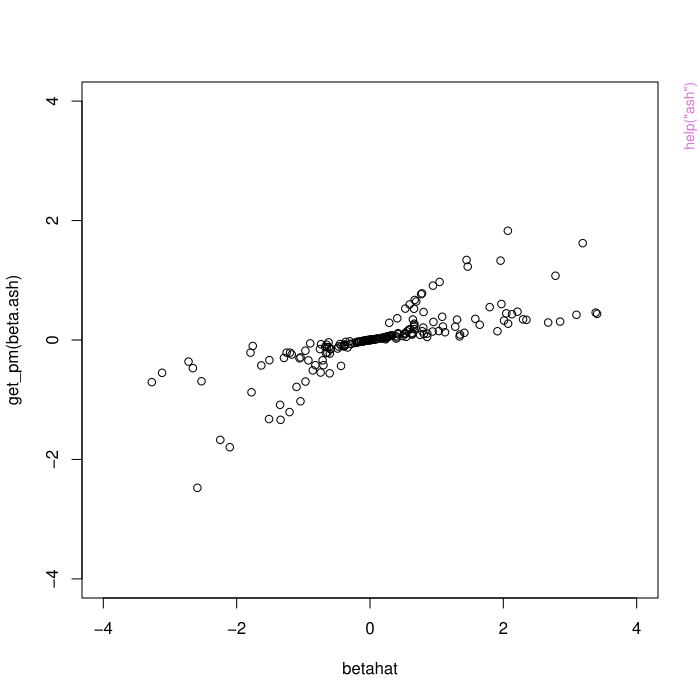

Recreate this plot in R.
pkgname <- "ashr"
source(file.path(R.home("share"), "R", "examples-header.R"))
options(warn = 1)
library('ashr')

base::assign(".oldSearch", base::search(), pos = 'CheckExEnv')
base::assign(".old_wd", base::getwd(), pos = 'CheckExEnv')
cleanEx()
nameEx("ash")
### * ash

flush(stderr()); flush(stdout())

### Name: ash
### Title: Adaptive Shrinkage
### Aliases: ash ash.workhorse

### ** Examples


beta = c(rep(0,100),rnorm(100))
sebetahat = abs(rnorm(200,0,1))
betahat = rnorm(200,beta,sebetahat)
beta.ash = ash(betahat, sebetahat)
names(beta.ash)
head(beta.ash$result) # the main dataframe of results
head(get_pm(beta.ash)) # get_pm returns posterior mean
head(get_lfsr(beta.ash)) # get_lfsr returns the local false sign rate
graphics::plot(betahat,get_pm(beta.ash),xlim=c(-4,4),ylim=c(-4,4))

## Not run: 
##D # Why is this example included here? -Peter
##D CIMatrix=ashci(beta.ash,level=0.95)
##D print(CIMatrix)
## End(Not run)

# Illustrating the non-zero mode feature.
betahat=betahat+5
beta.ash = ash(betahat, sebetahat)
graphics::plot(betahat,get_pm(beta.ash))
betan.ash=ash(betahat, sebetahat,mode=5)
graphics::plot(betahat,get_pm(betan.ash))
summary(betan.ash)

# Running ash with different error models
beta.ash1 = ash(betahat, sebetahat, lik = lik_normal())
beta.ash2 = ash(betahat, sebetahat, lik = lik_t(df=4))

e = rnorm(100)+log(rf(100,df1=10,df2=10)) # simulated data with log(F) error
e.ash = ash(e,1,lik=lik_logF(df1=10,df2=10))

# Specifying the output
beta.ash = ash(betahat, sebetahat, output = c("fitted_g","logLR","lfsr"))

#Running ash with a pre-specified g, rather than estimating it
beta = c(rep(0,100),rnorm(100))
sebetahat = abs(rnorm(200,0,1))
betahat = rnorm(200,beta,sebetahat)
true_g = normalmix(c(0.5,0.5),c(0,0),c(0,1)) # define true g
## Passing this g into ash causes it to i) take the sd and the means
## for each component from this g, and ii) initialize pi to the value
## from this g.
beta.ash = ash(betahat, sebetahat,g=true_g,fixg=TRUE)

# running with weights
beta.ash = ash(betahat, sebetahat, optmethod="w_mixEM",
               weights = c(rep(0.5,100),rep(1,100)))

# Different algorithms can be used to compute maximum-likelihood
# estimates of the mixture weights. Here, we illustrate use of the
# EM algorithm and the (default) SQP algorithm.
set.seed(1)
betahat  <- c(8.115,9.027,9.289,10.097,9.463)
sebeta   <- c(0.6157,0.4129,0.3197,0.3920,0.5496)
fit.em   <- ash(betahat,sebeta,mixcompdist = "normal",optmethod = "mixEM")
fit.sqp  <- ash(betahat,sebeta,mixcompdist = "normal",optmethod = "mixSQP")
range(fit.em$fitted$pi - fit.sqp$fitted$pi)



cleanEx()
nameEx("ash_pois")
### * ash_pois

flush(stderr()); flush(stdout())

### Name: ash_pois
### Title: Performs adaptive shrinkage on Poisson data
### Aliases: ash_pois

### ** Examples

   beta = c(rep(0,50),rexp(50))
   y = rpois(100,beta) # simulate Poisson observations
   y.ash = ash_pois(y,scale=1)



cleanEx()
nameEx("ashci")
### * ashci

flush(stderr()); flush(stdout())

### Name: ashci
### Title: Credible Interval Computation for the ash object
### Aliases: ashci

### ** Examples

beta = c(rep(0,20),rnorm(20))
sebetahat = abs(rnorm(40,0,1))
betahat = rnorm(40,beta,sebetahat)
beta.ash = ash(betahat, sebetahat)

CImatrix=ashci(beta.ash,level=0.95)

CImatrix1=ashci(beta.ash,level=0.95,betaindex=c(1,2,5))
CImatrix2=ashci(beta.ash,level=0.95,lfsr_threshold=0.1)



cleanEx()
nameEx("cdf_post")
### * cdf_post

flush(stderr()); flush(stdout())

### Name: cdf_post
### Title: cdf_post
### Aliases: cdf_post

### ** Examples

beta = rnorm(100,0,1)
betahat= beta+rnorm(100,0,1)
sebetahat=rep(1,100)
ash.beta = ash(betahat,1,mixcompdist="normal")
cdf0 = cdf_post(ash.beta$fitted_g,0,set_data(betahat,sebetahat))
graphics::plot(cdf0,1-get_pp(ash.beta))



cleanEx()
nameEx("comp_cdf_post")
### * comp_cdf_post

flush(stderr()); flush(stdout())

### Name: comp_cdf_post
### Title: comp_cdf_post
### Aliases: comp_cdf_post

### ** Examples

beta = rnorm(100,0,1)
betahat= beta+rnorm(100,0,1)
sebetahat=rep(1,100)
ash.beta = ash(betahat,1,mixcompdist="normal")
comp_cdf_post(get_fitted_g(ash.beta),0,data=set_data(beta,sebetahat))



cleanEx()
nameEx("comp_postsd")
### * comp_postsd

flush(stderr()); flush(stdout())

### Name: comp_postsd
### Title: comp_postsd
### Aliases: comp_postsd

### ** Examples

beta = rnorm(100,0,1)
betahat= beta+rnorm(100,0,1)
ash.beta = ash(betahat,1,mixcompdist="normal")
data= set_data(betahat,rep(1,100))
comp_postmean(get_fitted_g(ash.beta),data)
comp_postsd(get_fitted_g(ash.beta),data)
comp_postprob(get_fitted_g(ash.beta),data)



cleanEx()
nameEx("get_post_sample")
### * get_post_sample

flush(stderr()); flush(stdout())

### Name: get_post_sample
### Title: Sample from posterior
### Aliases: get_post_sample

### ** Examples

beta = rnorm(100,0,1)
betahat= beta+rnorm(100,0,1)
ash.beta = ash(betahat,1,mixcompdist="normal")
post.beta = get_post_sample(ash.beta,1000)



cleanEx()
nameEx("igmix")
### * igmix

flush(stderr()); flush(stdout())

### Name: igmix
### Title: Constructor for igmix class
### Aliases: igmix

### ** Examples

igmix(c(0.5,0.5),c(1,1),c(1,2))




cleanEx()
nameEx("lik_binom")
### * lik_binom

flush(stderr()); flush(stdout())

### Name: lik_binom
### Title: Likelihood object for Binomial error distribution
### Aliases: lik_binom

### ** Examples

   p = rbeta(100,2,2) # prior mode: 0.5
   n = rpois(100,10)
   y = rbinom(100,n,p) # simulate Binomial observations
   ash(rep(0,length(y)),1,lik=lik_binom(y,n))



cleanEx()
nameEx("lik_logF")
### * lik_logF

flush(stderr()); flush(stdout())

### Name: lik_logF
### Title: Likelihood object for logF error distribution
### Aliases: lik_logF

### ** Examples

   e = rnorm(100) + log(rf(100,df1=10,df2=10)) # simulate some data with log(F) error
   ash(e,1,lik=lik_logF(df1=10,df2=10))



cleanEx()
nameEx("lik_normal")
### * lik_normal

flush(stderr()); flush(stdout())

### Name: lik_normal
### Title: Likelihood object for normal error distribution
### Aliases: lik_normal

### ** Examples

   z = rnorm(100) + rnorm(100) # simulate some data with normal error
   ash(z,1,lik=lik_normal())



cleanEx()
nameEx("lik_normalmix")
### * lik_normalmix

flush(stderr()); flush(stdout())

### Name: lik_normalmix
### Title: Likelihood object for normal mixture error distribution
### Aliases: lik_normalmix

### ** Examples

   e = rnorm(100,0,0.8) 
   e[seq(1,100,by=2)] = rnorm(50,0,1.5) # generate e~0.5*N(0,0.8^2)+0.5*N(0,1.5^2)
   betahat = rnorm(100)+e
   ash(betahat, 1, lik=lik_normalmix(c(0.5,0.5),c(0.8,1.5)))



cleanEx()
nameEx("lik_pois")
### * lik_pois

flush(stderr()); flush(stdout())

### Name: lik_pois
### Title: Likelihood object for Poisson error distribution
### Aliases: lik_pois

### ** Examples

   beta = c(rnorm(100,50,5)) # prior mode: 50
   y = rpois(100,beta) # simulate Poisson observations
   ash(rep(0,length(y)),1,lik=lik_pois(y))




cleanEx()
nameEx("lik_t")
### * lik_t

flush(stderr()); flush(stdout())

### Name: lik_t
### Title: Likelihood object for t error distribution
### Aliases: lik_t

### ** Examples

   z = rnorm(100) + rt(100,df=4) # simulate some data with t error
   ash(z,1,lik=lik_t(df=4))



cleanEx()
nameEx("mixcdf")
### * mixcdf

flush(stderr()); flush(stdout())

### Name: mixcdf
### Title: mixcdf
### Aliases: mixcdf

### ** Examples

mixcdf(normalmix(c(0.5,0.5),c(0,0),c(1,2)),seq(-4,4,length=100))




cleanEx()
nameEx("normalmix")
### * normalmix

flush(stderr()); flush(stdout())

### Name: normalmix
### Title: Constructor for normalmix class
### Aliases: normalmix

### ** Examples

normalmix(c(0.5,0.5),c(0,0),c(1,2))




cleanEx()
nameEx("pcdf_post")
### * pcdf_post

flush(stderr()); flush(stdout())

### Name: pcdf_post
### Title: pcdf_post
### Aliases: pcdf_post

### ** Examples

beta = rnorm(100,0,1)
betahat= beta+rnorm(100,0,1)
sebetahat=rep(1,100)
ash.beta = ash(betahat,1,mixcompdist="normal")
c = pcdf_post(get_fitted_g(ash.beta),beta,set_data(betahat,sebetahat))



cleanEx()
nameEx("tnormalmix")
### * tnormalmix

flush(stderr()); flush(stdout())

### Name: tnormalmix
### Title: Constructor for tnormalmix class
### Aliases: tnormalmix

### ** Examples

tnormalmix(c(0.5,0.5),c(0,0),c(1,2),c(-10,0),c(0,10))




cleanEx()
nameEx("unimix")
### * unimix

flush(stderr()); flush(stdout())

### Name: unimix
### Title: Constructor for unimix class
### Aliases: unimix

### ** Examples

unimix(c(0.5,0.5),c(0,0),c(1,2))



cleanEx()
nameEx("vcdf_post")
### * vcdf_post

flush(stderr()); flush(stdout())

### Name: vcdf_post
### Title: vcdf_post
### Aliases: vcdf_post

### ** Examples

beta = rnorm(100,0,1)
betahat= beta+rnorm(100,0,1)
sebetahat=rep(1,100)
ash.beta = ash(betahat,1,mixcompdist="normal")
c = vcdf_post(get_fitted_g(ash.beta),seq(-5,5,length=1000),data = set_data(betahat,sebetahat))



### * <FOOTER>
###
cleanEx()
options(digits = 7L)
base::cat("Time elapsed: ", proc.time() - base::get("ptime", pos = 'CheckExEnv'),"\n")
grDevices::dev.off()
###
### Local variables: ***
### mode: outline-minor ***
### outline-regexp: "\\(> \\)?### [*]+" ***
### End: ***
quit('no')
